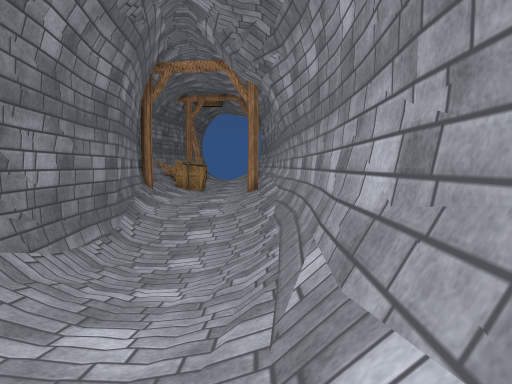
View 1 (above)

13 first-person views from a walk through a 3-D level made in the Unity game engine. The camera is 1.2 m above the floor, tilts 4° down and sees 70° across. The floor is counted in squares, 0.9 m on a side. Each view is taken from the middle of a square. On the plan, view 1 faces up. The plan holds only what a view shows up to about 15 squares ahead; the rest is blank. The place goes on beyond the plan. The player is left out. Some surface patterns are stand-ins.

View 2
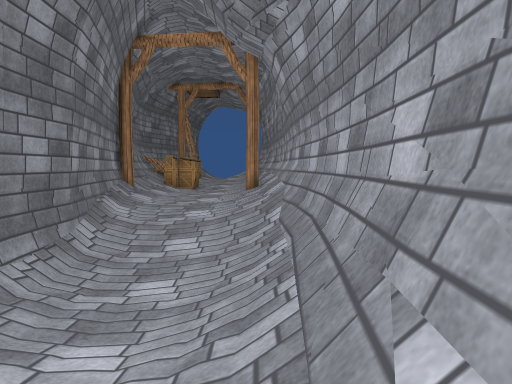

View 3
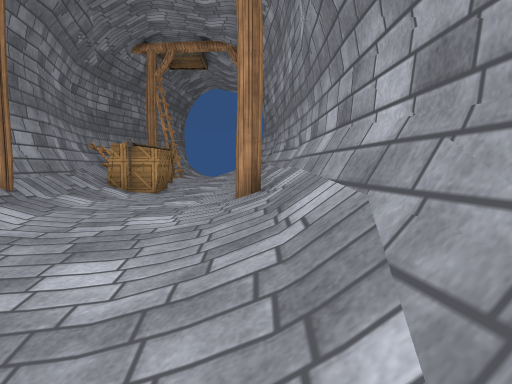

View 4
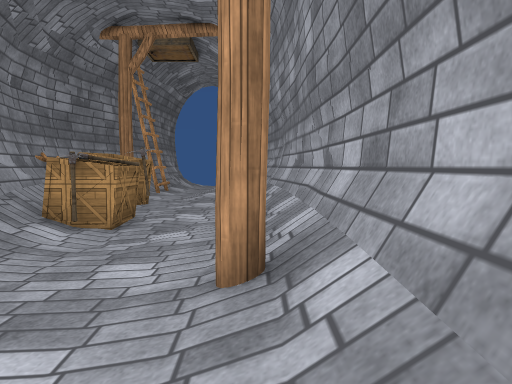

View 5
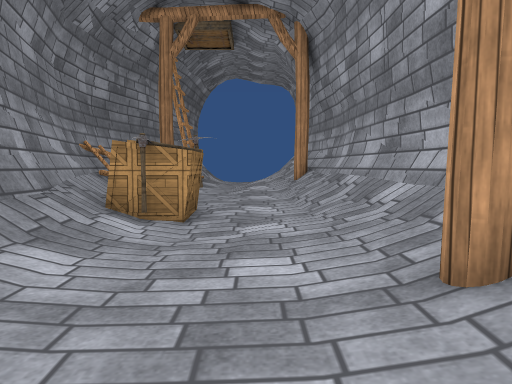

View 6
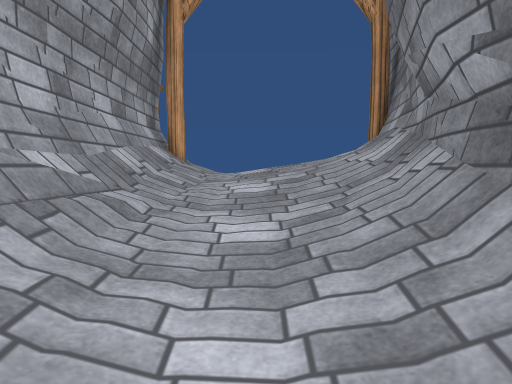

View 7
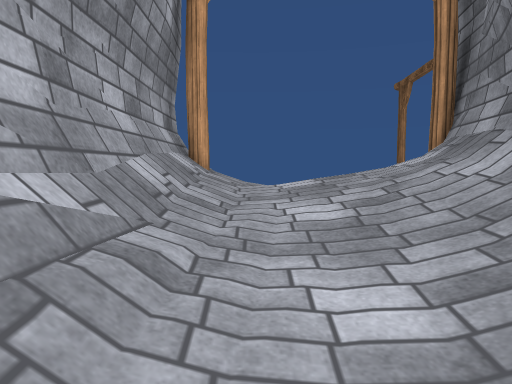

View 8
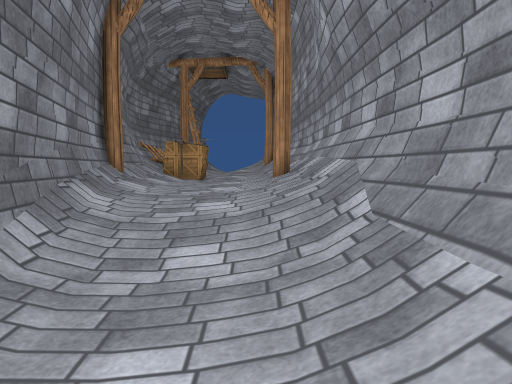

View 9
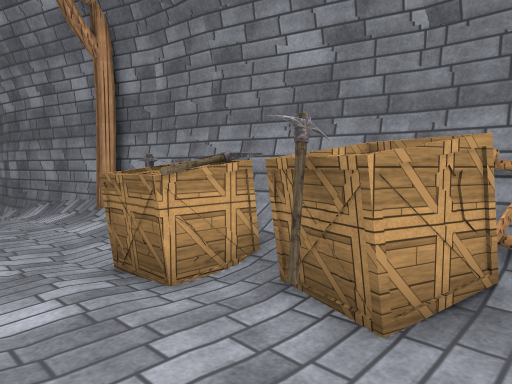

View 10
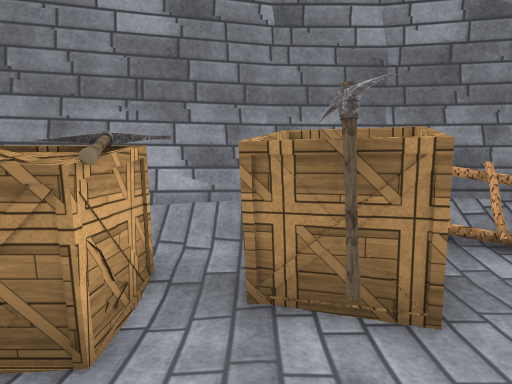

View 11
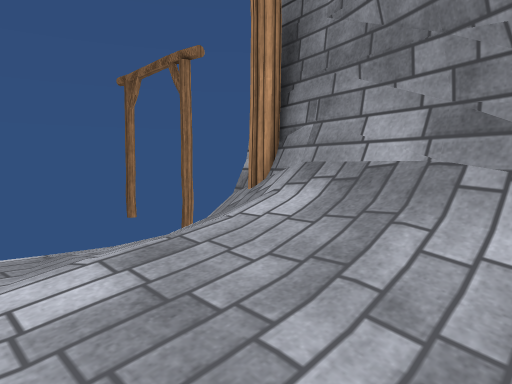

View 12
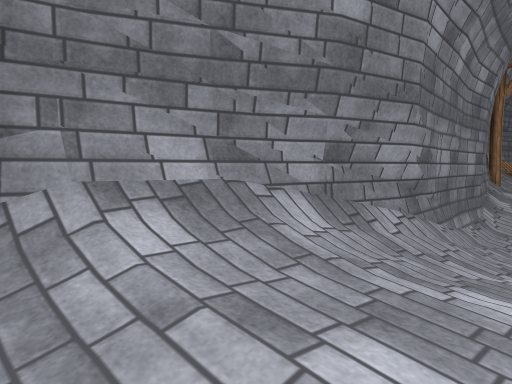

View 13
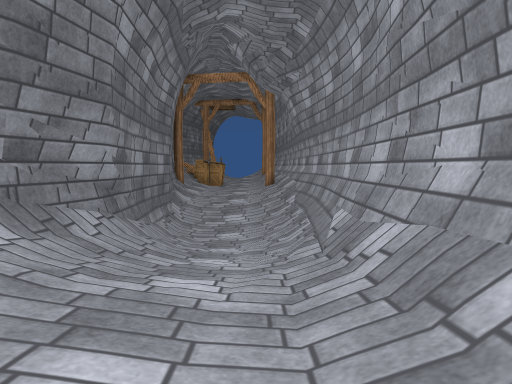

### Floor plan
Key: @ floor where view 1 was taken; # wall or solid block; . main floor; : floor 0.25 m higher than the main floor; - floor 0.25 m lower than the main floor; + floor 0.5 m higher than the main floor; _ floor 0.5 m lower than the main floor; < floor 0.75 m lower than the main floor; / step, stairs or slope; = window, fence, low wall or low ledge; P pickaxe; C crate; O other object.
Columns run from 8 left of view 1 to 1 right of it. Each row starts with its distance up from view 1.
 30 ##O:::://#
 29 #OCC:.://#
 28 #OC:P.::/#
 27 #=CCC:::/#
 26 ##+PP..:/#
 25 ## PC.../#
 24  #=CP.../#
 23  ##/...:/#
 22  ##/...:/#
 21   #/..../#
 20   #:..../#
 19   #/....##
 18   #/..../#
 17   #/..../#
 16   #/.-../#
 15   ##---./#
 14    #/_-//#
 13    #/__//#
 12    #/<<//#
 11    #/<<</#
 10    #/<<</#
  9    #/<<</#
  8    #/<<</#
  7    #//<</#
  6    ##/<_/#
  5    ##/__/#
  4    ##/-_/#
  3    #//--/#
  2    #//../#
  1   ##//../#
  0   #//::.@#
 -1   #/+:::/#
 -2   #///:./#
 -3   #//...##
 -4   #

Where each view was taken, in squares from view 1:
view 1: 0 up, 0 right, facing up
view 2: 3 up, 0 right, facing up
view 3: 11 up, 0 right, facing up
view 4: 15 up, 0 right, facing up
view 5: 16 up, 2 left, facing up
view 6: 9 up, 2 left, facing down
view 7: 7 up, 1 left, facing down
view 8: 7 up, 1 left, facing up
view 9: 30 up, 1 left, facing down-left
view 10: 27 up, 1 left, facing left
view 11: 2 up, 1 left, facing down-left
view 12: 3 down, 1 left, facing up-left
view 13: 3 down, 1 left, facing up
